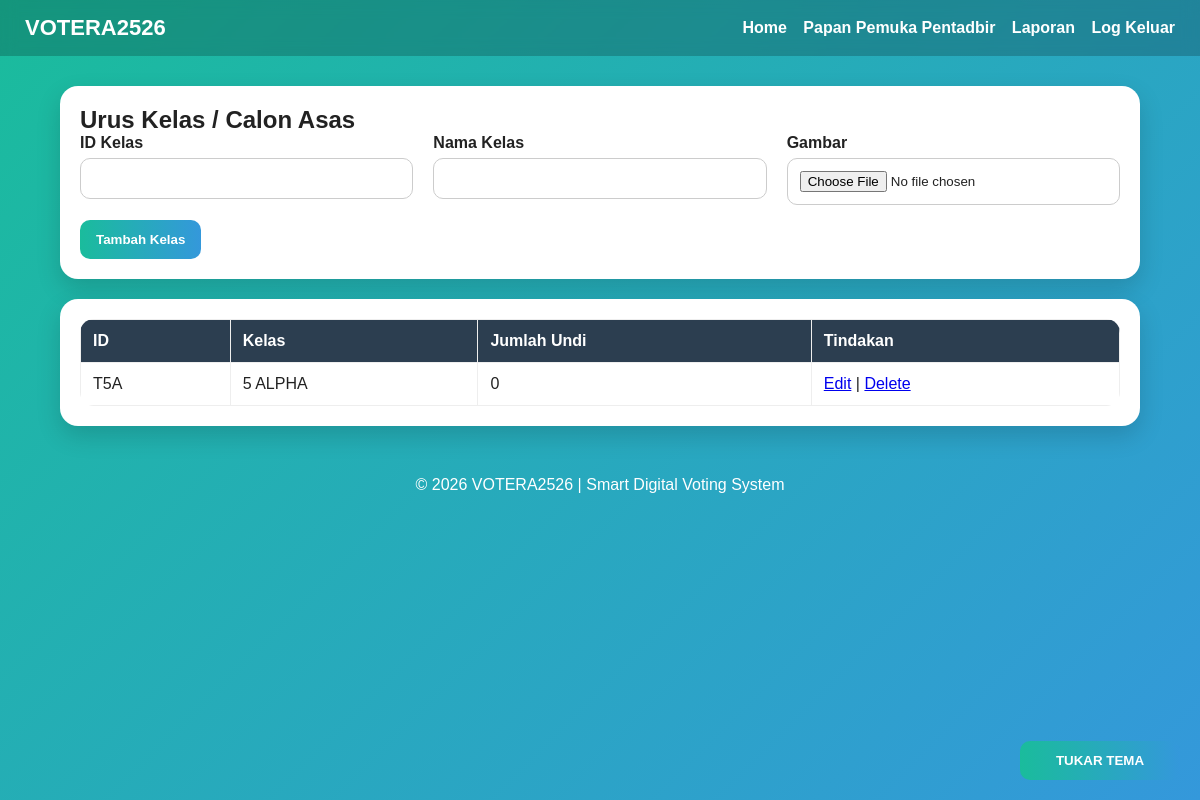
Screenshot of /kelas-senarai.php (signed in) with the database file from the repository.
### tables this page shows
CREATE TABLE IF NOT EXISTS `kelas` (
  `Id_Kelas` varchar(10) NOT NULL,
  `Kelas` varchar(50) NOT NULL,
  `tot_undi_kelas` int(11) NOT NULL DEFAULT 0,
  `Undi_Kelas` varchar(50) DEFAULT NULL,
  `Gambar_Kelas` varchar(100) DEFAULT 'default.png',
  PRIMARY KEY (`Id_Kelas`)
);

### kelas-senarai.php (the view, shortened to what this page needs)
<?php
include 'connection.php';
include 'header.php';
$data = $conn->query("SELECT * FROM kelas ORDER BY Kelas ASC");
?>
<div class="card">
    <h2>Urus Kelas / Calon Asas</h2>
    <form method="post" enctype="multipart/form-data">
        <div class="grid">
            <div class="form-group">
                <label>ID Kelas</label>
                <input type="text" name="Id_Kelas" required>
            </div>
            <div class="form-group">
                <label>Nama Kelas</label>
                <input type="text" name="Kelas" required>
            </div>
            <div class="form-group">
                <label>Gambar</label>
                <input type="file" name="gambar" accept="image/*">
            </div>
        </div>
        <button type="submit" name="tambah" class="btn">Tambah Kelas</button>
    </form>
</div>
<div class="card">
    <table class="table">
        <tr>
            <th>ID</th>
            <th>Kelas</th>
            <th>Jumlah Undi</th>
            <th>Tindakan</th>
        </tr>
        <?php while($row = $data->fetch_assoc()): ?>
        <tr>
            <td><?= htmlspecialchars($row['Id_Kelas']) ?></td>
            <td><?= htmlspecialchars($row['Kelas']) ?></td>
            <td><?= (int)$row['tot_undi_kelas'] ?></td>
            <td>
                <a href="kelas-edit.php?id=<?= urlencode($row['Id_Kelas']) ?>">Edit</a> |
                <a href="kelas-delete.php?id=<?= urlencode($row['Id_Kelas']) ?>" onclick="return confirm('Padam kelas ini?')">Delete</a>
            </td>
        </tr>
        <?php endwhile; ?>
    </table>
</div>
<?php include 'footer.php'; ?>

### style.css (style rules this page uses)
* { box-sizing:border-box; margin:0; padding:0; font-family:Arial, Helvetica, sans-serif; }
body { background:linear-gradient(135deg,#1abc9c,#3498db); min-height:100vh; color:#222; }
.card { background:#fff; border-radius:18px; padding:20px; box-shadow:0 10px 25px rgba(0,0,0,0.15); margin-bottom:20px; }
.grid { display:grid; grid-template-columns:repeat(auto-fit,minmax(220px,1fr)); gap:20px; }
.form-group { margin-bottom:15px; }
.form-group label { display:block; margin-bottom:6px; font-weight:bold; }
.form-group input, .form-group select, .form-group textarea { width:100%; padding:12px; border-radius:10px; border:1px solid #ccc; }
.btn { background:linear-gradient(90deg,#1abc9c,#3498db); color:#fff; border:none; font-weight:bold; cursor:pointer; padding:12px 16px; border-radius:10px; text-decoration:none; display:inline-block; }
.table { width:100%; border-collapse:collapse; background:#fff; border-radius:14px; overflow:hidden; }
.table th, .table td { border:1px solid #eee; padding:12px; text-align:left; }
.table th { background:#2c3e50; color:#fff; }

### rows the page displays
kelas: Id_Kelas "T5A", Kelas "5 ALPHA", tot_undi_kelas "0"
